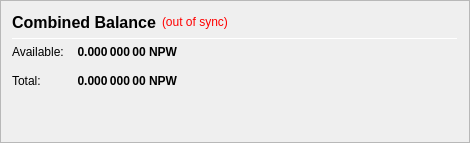
                   <widget class="QFrame" name="frame_CombinedBalances">
                    <property name="minimumSize">
                     <size>
                      <width>470</width>
                      <height>0</height>
                     </size>
                    </property>
                    <property name="frameShape">
                     <enum>QFrame::StyledPanel</enum>
                    </property>
                    <property name="frameShadow">
                     <enum>QFrame::Raised</enum>
                    </property>
                    <layout class="QVBoxLayout" name="verticalLayout_5">
                     <item>
                      <layout class="QHBoxLayout" name="horizontalLayout_5" stretch="0">
                       <item>
                        <widget class="QLabel" name="label_5z">
                         <property name="minimumSize">
                          <size>
                           <width>0</width>
                           <height>20</height>
                          </size>
                         </property>
                         <property name="font">
                          <font>
                           <pointsize>12</pointsize>
                           <weight>75</weight>
                           <bold>true</bold>
                          </font>
                         </property>
                         <property name="toolTip">
                          <string>Combined Balance (including unconfirmed and immature coins)</string>
                         </property>
                         <property name="text">
                          <string>Combined Balance</string>
                         </property>
                        </widget>
                       </item>
                       <item>
                        <widget class="QLabel" name="labelWalletStatus">
                         <property name="cursor">
                          <cursorShape>WhatsThisCursor</cursorShape>
                         </property>
                         <property name="toolTip">
                          <string>The displayed information may be out of date. Your wallet automatically synchronizes with the NPW network after a connection is established, but this process has not completed yet.</string>
                         </property>
                         <property name="styleSheet">
                          <string notr="true">QLabel { color: red; }</string>
                         </property>
                         <property name="text">
                          <string notr="true">(out of sync)</string>
                         </property>
                         <property name="alignment">
                          <set>Qt::AlignLeading|Qt::AlignLeft|Qt::AlignVCenter</set>
                         </property>
                        </widget>
                       </item>
                       <item>
                        <spacer name="horizontalSpacer_1">
                         <property name="orientation">
                          <enum>Qt::Horizontal</enum>
                         </property>
                         <property name="sizeHint" stdset="0">
                          <size>
                           <width>40</width>
                           <height>20</height>
                          </size>
                         </property>
                        </spacer>
                       </item>
                      </layout>
                     </item>
                     <item>
                      <widget class="Line" name="line_CombinedBalance">
                       <property name="minimumSize">
                        <size>
                         <width>0</width>
                         <height>1</height>
                        </size>
                       </property>
                       <property name="maximumSize">
                        <size>
                         <width>16777215</width>
                         <height>1</height>
                        </size>
                       </property>
                       <property name="orientation">
                        <enum>Qt::Horizontal</enum>
                       </property>
                      </widget>
                     </item>
                     <item>
                      <layout class="QGridLayout" name="gridLayout_3">
                       <property name="spacing">
                        <number>12</number>
                       </property>
                       <item row="1" column="0">
                        <widget class="QLabel" name="labelBalanceTextz">
                         <property name="text">
                          <string>Available:</string>
                         </property>
                        </widget>
                       </item>
                       <item row="1" column="1">
                        <widget class="QLabel" name="labelBalancez">
                         <property name="font">
                          <font>
                           <weight>75</weight>
                           <bold>true</bold>
                          </font>
                         </property>
                         <property name="cursor">
                          <cursorShape>IBeamCursor</cursorShape>
                         </property>
                         <property name="toolTip">
                          <string>Your current spendable balance</string>
                         </property>
                         <property name="text">
                          <string notr="true">0.000 000 00 NPW</string>
                         </property>
                         <property name="alignment">
                          <set>Qt::AlignRight|Qt::AlignTrailing|Qt::AlignVCenter</set>
                         </property>
                         <property name="textInteractionFlags">
                          <set>Qt::LinksAccessibleByMouse|Qt::TextSelectableByKeyboard|Qt::TextSelectableByMouse</set>
                         </property>
                        </widget>
                       </item>
                       <item row="2" column="0">
                        <widget class="QLabel" name="labelTotalTextz">
                         <property name="text">
                          <string>Total:</string>
                         </property>
                        </widget>
                       </item>
                       <item row="2" column="1">
                        <widget class="QLabel" name="labelTotalz">
                         <property name="font">
                          <font>
                           <weight>75</weight>
                           <bold>true</bold>
                          </font>
                         </property>
                         <property name="cursor">
                          <cursorShape>IBeamCursor</cursorShape>
                         </property>
                         <property name="toolTip">
                          <string>Total Balance, including all unavailable coins.</string>
                         </property>
                         <property name="text">
                          <string notr="true">0.000 000 00 NPW</string>
                         </property>
                         <property name="alignment">
                          <set>Qt::AlignRight|Qt::AlignTrailing|Qt::AlignVCenter</set>
                         </property>
                         <property name="textInteractionFlags">
                          <set>Qt::LinksAccessibleByMouse|Qt::TextSelectableByKeyboard|Qt::TextSelectableByMouse</set>
                         </property>
                        </widget>
                       </item>
                       <item row="2" column="3">
                        <spacer name="horizontalSpacer_2">
                         <property name="orientation">
                          <enum>Qt::Horizontal</enum>
                         </property>
                         <property name="sizeHint" stdset="0">
                          <size>
                           <width>40</width>
                           <height>20</height>
                          </size>
                         </property>
                        </spacer>
                       </item>
                      </layout>
                     </item>
                     <item>
                      <spacer name="verticalSpacer_1">
                       <property name="orientation">
                        <enum>Qt::Vertical</enum>
                       </property>
                       <property name="sizeHint" stdset="0">
                        <size>
                         <width>20</width>
                         <height>40</height>
                        </size>
                       </property>
                      </spacer>
                     </item>
                    </layout>
                   </widget>
